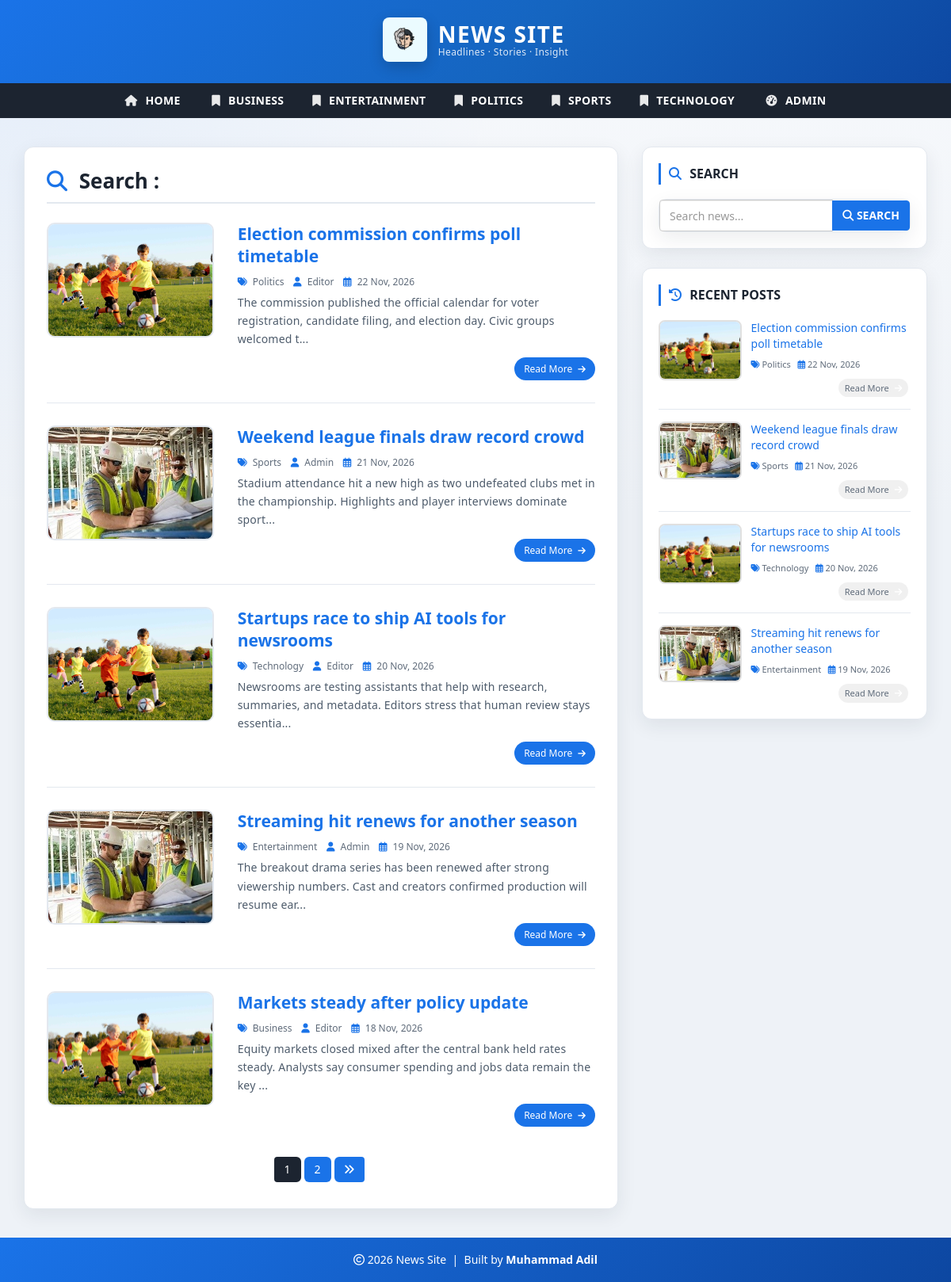
The page /search.php on the database as committed earlier.
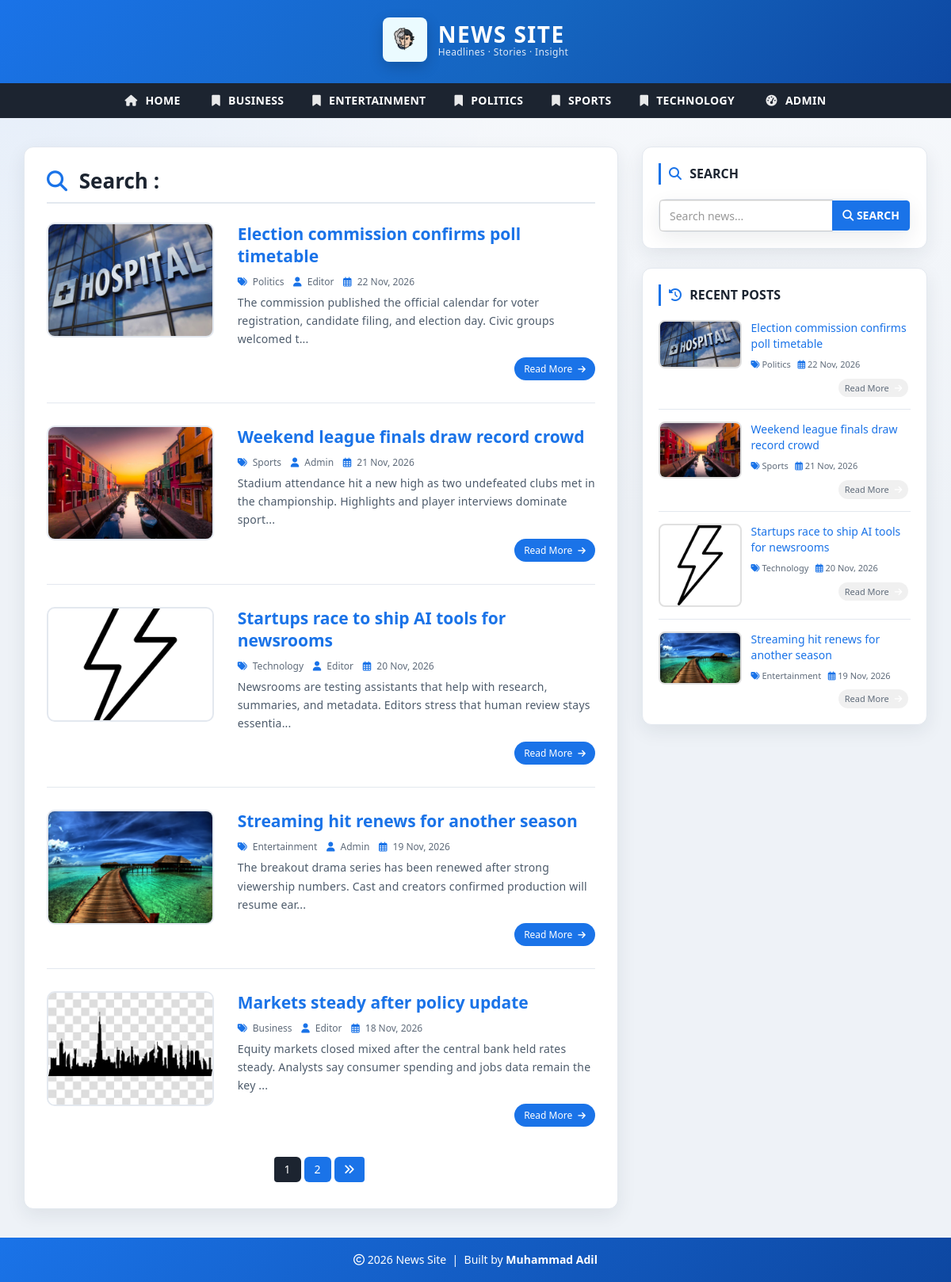
The same page on the database as committed later.
### tables this page shows
CREATE TABLE `posts` (
  `id` int(11) NOT NULL AUTO_INCREMENT,
  `post_title` varchar(200) NOT NULL,
  `post_keywords` text NOT NULL,
  `post_content` int(11) NOT NULL,
  `post_date` varchar(50) NOT NULL,
  `post_author` int(11) NOT NULL,
  `post_image` varchar(255) NOT NULL DEFAULT 'post-format.jpg',
  PRIMARY KEY (`id`)
);

CREATE TABLE `category` (
  `id` int(11) NOT NULL AUTO_INCREMENT,
  `category_name` varchar(100) NOT NULL,
  `post` int(11) NOT NULL DEFAULT 0,
  PRIMARY KEY (`id`)
);

CREATE TABLE `users` (
  `id` int(11) NOT NULL AUTO_INCREMENT,
  `first_name` varchar(30) NOT NULL,
  `last_name` varchar(30) NOT NULL,
  `username` varchar(30) DEFAULT NULL,
  `password` varchar(40) DEFAULT NULL,
  `role` int(11) NOT NULL COMMENT '1=Admin, 0=Normal',
  PRIMARY KEY (`id`)
);

### includes/helpers.php (called while the page is built, shortened)
<?php
function post_image_src($filename, $prefix = '')
{
    $filename = trim((string) $filename);
    $candidates = [
        'admin/upload/' . $filename,
        'images/' . $filename,
    ];
    $root = dirname(__DIR__);
    foreach ($candidates as $rel) {
        if (is_file($root . '/' . $rel)) {
            return $prefix . $rel;
        }
    }
    return $prefix . 'images/post-format.jpg';
}
function e($value)
{
    return htmlspecialchars((string) $value, ENT_QUOTES, 'UTF-8');
}

### search.php (the view, shortened to what the changed rows need)
<?php include 'header.php'; ?>
    <div id="main-content">
      <div class="container">
        <div class="row">
            <div class="col-md-8">
                <div class="post-container">
                  <?php
                    include "config.php";
                    $id = isset($_GET['search']) ? mysqli_real_escape_string($conn, trim($_GET['search'])) : '';
                    ?>
                  <h2 class="page-heading"><i class="fa-solid fa-magnifying-glass"></i> Search : <?php echo e($id); ?></h2>
                  <?php
                        $limit = 5;
                        $page = isset($_GET['page']) ? max(1, (int) $_GET['page']) : 1;
                        $offset = ($page - 1) * $limit;
                        $sql = "SELECT posts.id, posts.post_title, posts.post_keywords, posts.post_date, posts.post_author, posts.post_image, category.category_name, users.username, posts.post_content FROM posts
                        LEFT JOIN category ON posts.post_content = category.id
                        LEFT JOIN users ON posts.post_author = users.id
                        WHERE posts.post_title LIKE '%{$id}%' OR posts.post_keywords LIKE '%{$id}%'
                        ORDER BY posts.id DESC LIMIT {$offset}, {$limit}";
                        $result = mysqli_query($conn, $sql) or die("query failed.");
                        if (mysqli_num_rows($result) > 0) {
                            while ($row = mysqli_fetch_assoc($result)) {
                                $img = post_image_src($row['post_image']);
                        ?>
                        <div class="post-content">
                            <div class="row">
                                <div class="col-md-4">
                                    <a class="post-img" href="single.php?id=<?php echo (int) $row['id']; ?>"><img src="<?php echo e($img); ?>" alt=""/></a>
                                </div>
                                <div class="col-md-8">
                                    <div class="inner-content clearfix">
                                        <h3><a href="single.php?id=<?php echo (int) $row['id']; ?>"><?php echo e($row['post_title']); ?></a></h3>
                                        <div class="post-information">
                                            <span><i class="fa-solid fa-tags"></i> <a href="category.php?cid=<?php echo (int) $row['post_content']; ?>"><?php echo e($row['category_name']); ?></a></span>
                                            <span><i class="fa-solid fa-user"></i> <a href="author.php?aid=<?php echo (int) $row['post_author']; ?>"><?php echo e($row['username']); ?></a></span>
                                            <span><i class="fa-regular fa-calendar-days"></i> <?php echo e($row['post_date']); ?></span>
                                        </div>
                                        <p class="description"><?php echo e(substr($row['post_keywords'], 0, 130)) . "..."; ?></p>
                                        <a class="read-more pull-right" href="single.php?id=<?php echo (int) $row['id']; ?>">read more <i class="fa-solid fa-arrow-right"></i></a>
                                    </div>
                                </div>
                            </div>
                        </div>
                        <?php
                            }
                        } else {
                            echo "<p class='empty-state'><i class='fa-solid fa-magnifying-glass'></i> No Record Found</p>";
                        }
                        ?>
                </div>
            </div>
            <?php include 'sidebar.php'; ?>
        </div>
      </div>
    </div>
<?php include 'footer.php'; ?>

### sidebar.php (shortened to what the changed rows need)
<div id="sidebar" class="col-md-4">
    <div class="recent-post-container">
        <?php
        include "config.php";
        $limit = 4;
        $sql = "SELECT posts.id, posts.post_title, posts.post_date, posts.post_image, category.category_name, posts.post_content FROM posts
                LEFT JOIN category ON posts.post_content = category.id
                ORDER BY posts.id DESC LIMIT {$limit}";
        $result = mysqli_query($conn, $sql) or die("query failed : Recent Post.");
        if (mysqli_num_rows($result) > 0) {
            while ($row = mysqli_fetch_assoc($result)) {
                $img = post_image_src($row['post_image']);
                ?>
        <div class="recent-post">
            <a class="post-img" href="single.php?id=<?php echo (int) $row['id']; ?>">
                <img src="<?php echo e($img); ?>" alt=""/>
            </a>
            <div class="post-content">
                <h5><a href="single.php?id=<?php echo (int) $row['id']; ?>"><?php echo e($row['post_title']); ?></a></h5>
                <span>
                    <i class="fa-solid fa-tags"></i>
                    <a href="category.php?cid=<?php echo (int) $row['post_content']; ?>"><?php echo e($row['category_name']); ?></a>
                </span>
                <span>
                    <i class="fa-regular fa-calendar-days"></i>
                    <?php echo e($row['post_date']); ?>
                </span>
                <a class="read-more pull-right" href="single.php?id=<?php echo (int) $row['id']; ?>">
                    read more <i class="fa-solid fa-arrow-right"></i>
                </a>
            </div>
        </div>
                <?php
            }
        }
        ?>
    </div>
</div>

Rows that differ between the two databases and show on the page:
changed posts "Election commission confirms poll timetable": post_image: a different picture
changed posts "Weekend league finals draw record crowd": post_image: a different picture
changed posts "Startups race to ship AI tools for newsrooms": post_image: a different picture
changed posts "Streaming hit renews for another season": post_image: a different picture
changed posts "Markets steady after policy update": post_image: a different picture
